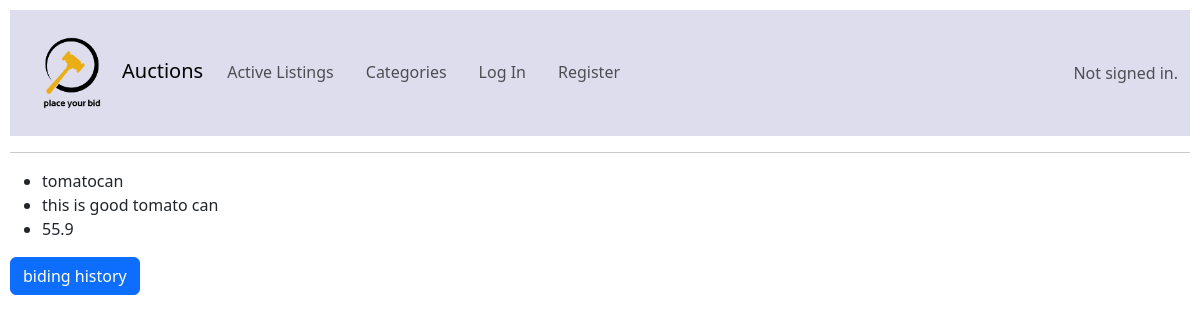
The app's page /10, older data.
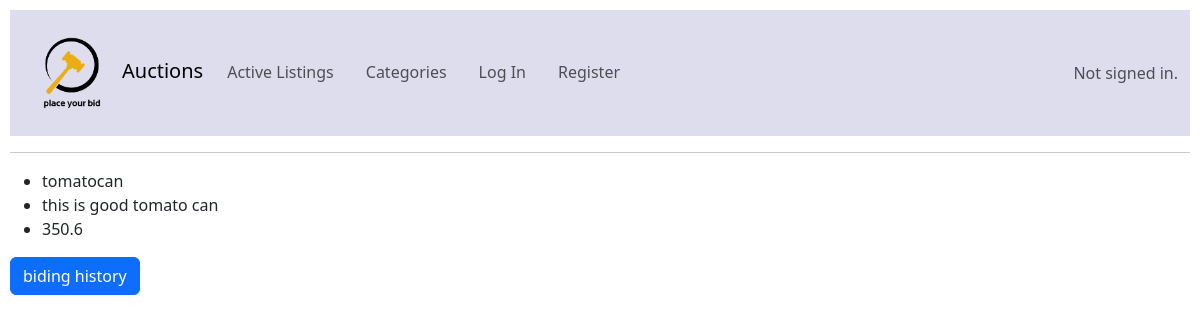
The same page, newer data.
### auctions/models.py (models this page shows, shortened)
class listing(models.Model):  # a table for listing
    user = models.ForeignKey("User", on_delete = models.PROTECT)
    title = models.CharField(max_length = 80)
    description = models.TextField(max_length= 10000, blank = True)
    timestamp = models.DateTimeField(auto_now_add = True , null = True)
    image_url = models.URLField()

class all_bids(models.Model): # a table to store bids
    user = models.ForeignKey("User", on_delete = models.PROTECT, null = True)
    bid = models.FloatField(MinValueValidator(0))
    timestamp = models.DateTimeField(auto_now_add = True , null = True)
    for_which_listing = models.ForeignKey("listing",on_delete = models.CASCADE, related_name = 'bid', null = True)
    def __str__(self):
        return str(self.bid)

### auctions/views.py (the view)
# urls.py: path("<int:listing_id>", views.listing_page, name="listing_page"), # I wish to change the url dinamicly wiht like sir brian did wiht id of the flights.
def listing_page(request, listing_id): #add error handling if there is no listing of that id
    try:
        which_listing = listing.objects.get(pk = listing_id)
        and_its_bid = which_listing.bid.filter(for_which_listing = listing_id).order_by('-bid').first()
        all_the_bids = all_bids.objects.all().filter(for_which_listing = listing_id).order_by('-bid')
        return render(request, "auctions/listing_page.html",{ "listing": which_listing, "bid": and_its_bid, "bid_histroy": all_the_bids})
    except ObjectDoesNotExist:
        return render(request, "auctions/error_page.html",{"error":"no listing found with this url try again"})

### auctions/templates/auctions/listing_page.html (shortened to what this page needs)
{% extends "auctions/layout.html" %}
{% block body %}
<ul>
    <li>
        {{listing.title}}
    </li>
    <li>
        {{listing.description}}
    </li>
    <li>
        {{bid}}
    </li>
</ul>
<button type="button" class="btn btn-primary" data-bs-toggle="modal" data-bs-target="#staticBackdrop">
    biding history
  </button>
{% endblock %}

### auctions/templates/auctions/layout.html (shortened to what this page needs)
{% load static %}
<!DOCTYPE html>
<html lang="en">
    <head>
        <link href="https://cdn.jsdelivr.net/npm/bootstrap@5.3.3/dist/css/bootstrap.min.css" rel="stylesheet">
        <link href="{% static 'auctions/styles.css' %}" rel="stylesheet">
    </head>
    <body>
        <nav class="navbar navbar-expand-lg navbar-light "style="background-color: #ddddee;">
            <div class="container-fluid">
                <a class="navbar-brand mb-0 h1" href="{% url 'index' %}">
                    <img src="{% static 'auctions/bid_logo.png' %}" class="d-inline-block align-middle" width ="100" height ="100">Auctions
                </a>
                <div class="collapse navbar-collapse" id="navbarText">
                    <ul class="navbar-nav me-auto mb-2 mb-lg-0 nav-underline">
                        <li class="nav-item active">
                        <a class="nav-link {%block active%} {% endblock %}" href="{% url 'index' %}">Active Listings</a>
                        </li>
                        <li class="nav-item">
                        <a class="nav-link {%block active0%} {% endblock %}" href="#">Categories</a>
                        </li>
                        {% if user.is_authenticated %}
                            <li class="nav-item">
                                <a class="nav-link {%block active1%} {% endblock %}" href="#">Watchlist</a>
                            </li>
                            <li class="nav-item">
                                <a class="nav-link {%block active2%} {% endblock %}" href="{% url 'create_listing' %}">Create listings</a>
                            </li>
                            <li class="nav-item active">
                                <a class="nav-link {%block active3%} {% endblock %}" href="{% url 'logout' %}">Log Out</a>
                            </li>
                        {% else %}
                            <li class="nav-item active">
                                <a class="nav-link {%block active4%} {% endblock %}" href="{% url 'login' %}">Log In</a>
                            </li>
                            <li class="nav-item">
                                <a class="nav-link {%block active5%} {% endblock %}" href="{% url 'register' %}">Register</a>
                            </li>
                        {% endif %}
                    </ul>
                        <span class="navbar-text">
                            {% if user.is_authenticated %}
                                Signed in as <strong>{{ user.username }}</strong>.
                            {% else %}
                                Not signed in.
                            {% endif %}
                        </span>
                </div>
            </div>
        </nav>
        <hr>
        {% block body %}
        {% endblock %}
    </body>
</html>

### auctions/static/auctions/styles.css (style rules this page uses)
body { padding: 10px; }

Row changes from the older to the newer data that the page shows:
no longer on this page (row unchanged): all_bids: bid "55.9"
added all_bids: bid "350.6"
